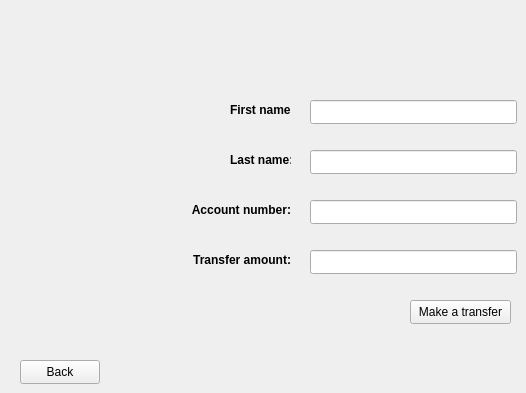
    <widget class="QWidget" name="C2__3Transfer">
     <attribute name="title">
      <string>Transfer</string>
     </attribute>
     <widget class="QPushButton" name="pushC2__3_back">
      <property name="geometry">
       <rect>
        <x>20</x>
        <y>360</y>
        <width>80</width>
        <height>24</height>
       </rect>
      </property>
      <property name="text">
       <string>Back</string>
      </property>
     </widget>
     <widget class="QLabel" name="labelC2__3_firstName">
      <property name="geometry">
       <rect>
        <x>230</x>
        <y>100</y>
        <width>61</width>
        <height>20</height>
       </rect>
      </property>
      <property name="text">
       <string>&lt;html&gt;&lt;head/&gt;&lt;body&gt;&lt;p align=&quot;right&quot;&gt;&lt;span style=&quot; font-weight:700;&quot;&gt;First name:&lt;/span&gt;&lt;/p&gt;&lt;/body&gt;&lt;/html&gt;</string>
      </property>
     </widget>
     <widget class="QLabel" name="labelC2__3_amount">
      <property name="geometry">
       <rect>
        <x>190</x>
        <y>250</y>
        <width>101</width>
        <height>20</height>
       </rect>
      </property>
      <property name="text">
       <string>&lt;html&gt;&lt;head/&gt;&lt;body&gt;&lt;p align=&quot;right&quot;&gt;&lt;span style=&quot; font-weight:700;&quot;&gt;Transfer amount:&lt;/span&gt;&lt;/p&gt;&lt;/body&gt;&lt;/html&gt;</string>
      </property>
     </widget>
     <widget class="QLineEdit" name="lineEditC2__3__accountNumber">
      <property name="geometry">
       <rect>
        <x>310</x>
        <y>200</y>
        <width>207</width>
        <height>24</height>
       </rect>
      </property>
     </widget>
     <widget class="QLabel" name="labelC2__3_accountNumber">
      <property name="geometry">
       <rect>
        <x>190</x>
        <y>200</y>
        <width>101</width>
        <height>20</height>
       </rect>
      </property>
      <property name="text">
       <string>&lt;html&gt;&lt;head/&gt;&lt;body&gt;&lt;p align=&quot;right&quot;&gt;&lt;span style=&quot; font-weight:700;&quot;&gt;Account number:&lt;/span&gt;&lt;/p&gt;&lt;/body&gt;&lt;/html&gt;</string>
      </property>
     </widget>
     <widget class="QLineEdit" name="lineEditC2__3__firstName">
      <property name="geometry">
       <rect>
        <x>310</x>
        <y>100</y>
        <width>207</width>
        <height>24</height>
       </rect>
      </property>
     </widget>
     <widget class="QLabel" name="labelC2__3_lastName">
      <property name="geometry">
       <rect>
        <x>230</x>
        <y>150</y>
        <width>61</width>
        <height>20</height>
       </rect>
      </property>
      <property name="text">
       <string>&lt;html&gt;&lt;head/&gt;&lt;body&gt;&lt;p align=&quot;right&quot;&gt;&lt;span style=&quot; font-weight:700;&quot;&gt;Last name:&lt;/span&gt;&lt;/p&gt;&lt;/body&gt;&lt;/html&gt;</string>
      </property>
     </widget>
     <widget class="QLineEdit" name="lineEditC2__3__lastName">
      <property name="geometry">
       <rect>
        <x>310</x>
        <y>150</y>
        <width>207</width>
        <height>24</height>
       </rect>
      </property>
     </widget>
     <widget class="QLineEdit" name="lineEditC2__3__amount">
      <property name="geometry">
       <rect>
        <x>310</x>
        <y>250</y>
        <width>207</width>
        <height>24</height>
       </rect>
      </property>
     </widget>
     <widget class="QPushButton" name="pushC2__3_transfer">
      <property name="geometry">
       <rect>
        <x>410</x>
        <y>300</y>
        <width>101</width>
        <height>24</height>
       </rect>
      </property>
      <property name="text">
       <string>Make a transfer</string>
      </property>
     </widget>
    </widget>
